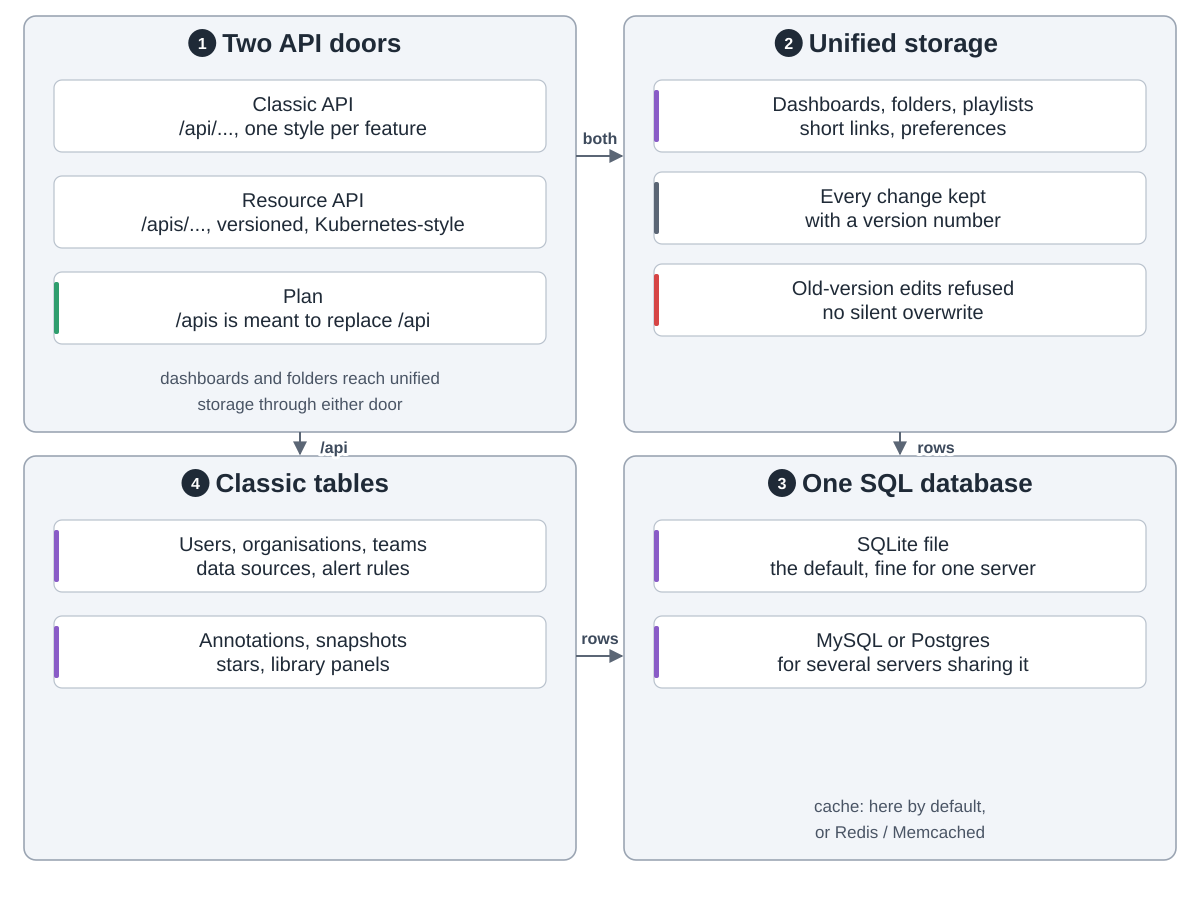

The Python source for this figure:
"""Grafana: what it keeps.  Drawn from grafana/grafana at commit 6b6eaf7:
contribute/architecture/k8s-inspired-backend-arch.md (/api and /apis, unified storage, resourceVersion, 409 on
conflict, resource_history, SQL instead of etcd), pkg/setting/setting_unified_storage.go:36-46 (playlists,
folders, dashboards, short URLs, preferences in unified storage), pkg/services/sqlstore/migrations (classic tables),
conf/defaults.ini ([database] type = sqlite3, mysql, postgres; [remote_cache] type = database, redis, memcached).

Layout: 1 two API doors (top left) -> 2 unified storage (top right) and 4 classic tables (bottom left)
-> 3 one SQL database (bottom right).
Run: python3 storage.py"""
import sys
from pathlib import Path

sys.path.insert(0, str(Path(__file__).resolve().parents[2] / "tools"))
from archdiagram import Diagram  # noqa: E402

L, R, W = 24, 624, 552
T1, H1 = 16, 416
T2, H2 = 456, 404


def col(x, top, cards, h=72, gap=24, arrows=True):
    """One column of wide cards, top to bottom, optionally joined by arrows."""
    for i, (lbl, kind) in enumerate(cards):
        y = top + 64 + i * (h + gap)
        d.card(x + 30, y, lbl, kind, w=492, h=h)
        if arrows and i:
            d.arrow(f"M{x + W / 2} {y - gap}V{y - 2}")


def notes(x, top, hgt, *lines):
    """Up to two note lines at the foot of a group."""
    for i, s in enumerate(lines):
        d.note(x + W / 2, top + hgt - 22 - (len(lines) - 1 - i) * 26, s)


def handoffs(a, b, c, ya=T1 + 206, yc=T2 + 200):
    """Arrows between the four groups in snake order, with what each one carries."""
    if a:
        d.arrow(f"M{L + W} {ya}H{R - 2}", label=a, at=(600, ya - 12))
    if b:
        d.arrow(f"M{R + W / 2} {T1 + H1}V{T2 - 2}", label=b, at=(R + W / 2 + 14 + len(b) * 4.6, T1 + H1 + 25))
    if c:
        d.arrow(f"M{R} {yc}H{L + W + 2}", label=c, at=(600, yc - 12))

d = Diagram("Grafana: what it keeps",
            "1 Two API doors: the classic API under /api, where each feature has its own style, and the newer "
            "resource API under /apis, versioned and shaped like Kubernetes. /apis is meant to replace /api over time. "
            "2 Unified storage, behind /apis and, for these, /api too: dashboards, folders, playlists, short links and preferences; every change "
            "is kept with a version number, and an edit made from an old version is refused. "
            "4 Classic tables, behind /api: users, organisations, teams, data sources, alert rules, annotations, "
            "snapshots, stars and library panels. "
            "3 Both end up in one SQL database: a SQLite file by default, fine for one server, or MySQL or Postgres, "
            "needed when several servers share it. The cache also lives in this database by default; Redis or "
            "Memcached are options.")

d.group(L, T1, W, H1, "Two API doors", 1)
col(L, T1, [("Classic API|/api/..., one style per feature", None),
            ("Resource API|/apis/..., versioned, Kubernetes-style", None),
            ("Plan|/apis is meant to replace /api", "plan")], arrows=False)
notes(L, T1, H1, "dashboards and folders reach unified", "storage through either door")

d.group(R, T1, W, H1, "Unified storage", 2)
col(R, T1, [("Dashboards, folders, playlists|short links, preferences", "write"),
            ("Every change kept|with a version number", "data"),
            ("Old-version edits refused|no silent overwrite", "review")], gap=20, arrows=False)

d.group(R, T2, W, H2, "One SQL database", 3)
col(R, T2, [("SQLite file|the default, fine for one server", "write"),
            ("MySQL or Postgres|for several servers sharing it", "write")], arrows=False)
notes(R, T2, H2, "cache: here by default,", "or Redis / Memcached")

d.group(L, T2, W, H2, "Classic tables", 4)
col(L, T2, [("Users, organisations, teams|data sources, alert rules", "write"),
            ("Annotations, snapshots|stars, library panels", "write")], arrows=False)

d.arrow(f"M{L + W} {T1 + 140}H{R - 2}", label="both", at=(600, T1 + 128))
d.arrow(f"M{L + W / 2} {T1 + H1}V{T2 - 2}", label="/api", at=(L + W / 2 + 34, T1 + H1 + 21))
d.arrow(f"M{R + W / 2} {T1 + H1}V{T2 - 2}", label="rows", at=(R + W / 2 + 36, T1 + H1 + 21))
d.arrow(f"M{L + W} {T2 + 200}H{R - 2}", label="rows", at=(600, T2 + 188))

d.save(Path(__file__).with_name("storage.svg"))
